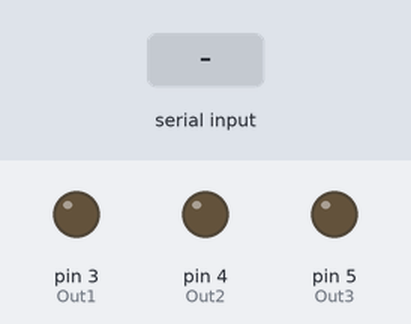
A sketch run on a simulated Arduino Uno, built with avr-gcc and run on an emulated ATmega328P. Parts: output pins drawn as LEDs (lit = HIGH). Inputs (shaded band) come from the test bench.

Above: at 1.2 s.
1.3 s: "ON1\n" received over Serial
At 2.1 s:
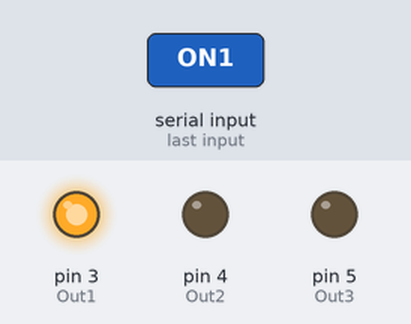
2.8 s: "ON2\n" received over Serial
At 3.3 s:
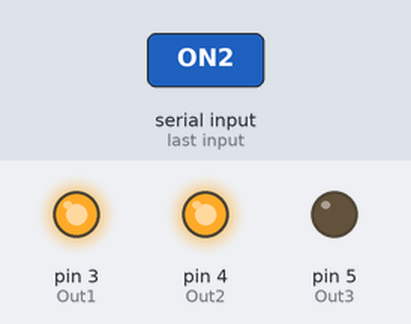
4.3 s: "ON3\n" received over Serial
At 5.5 s:
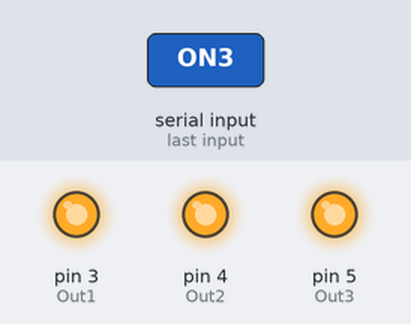
5.8 s: "OFF\n" received over Serial
At 6.8 s:
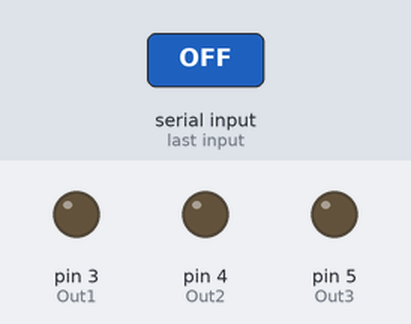
7.3 s: "ON2\n" received over Serial
At 7.9 s:
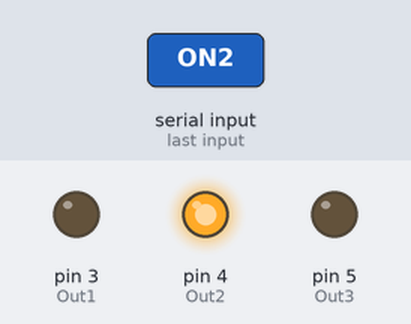
8.8 s: "ON3\n" received over Serial
At 10.2 s:
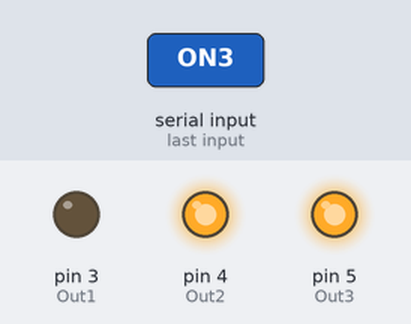
Timing chart, 0 to 11.3 s (numbered marks = the images above; inputs shaded):
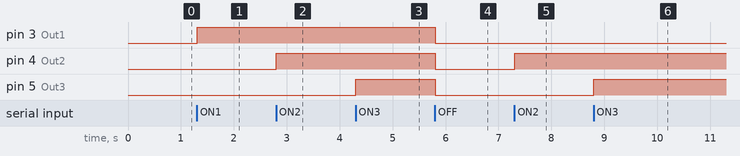

Measured:
- after the input at 1.3 s, pin 3 (Out1): LOW → HIGH at once
- after the input at 2.8 s, pin 4 (Out2): LOW → HIGH at once
- after the input at 4.3 s, pin 5 (Out3): LOW → HIGH at once
- after the input at 5.8 s, pin 3 (Out1), pin 4 (Out2), pin 5 (Out3): HIGH → LOW at once
- after the input at 7.3 s, pin 4 (Out2): LOW → HIGH at once
- after the input at 8.8 s, pin 5 (Out3): LOW → HIGH at once

The sketch:

RelayControl.ino
```cpp
const int Out1 = 3; // Outout pin to control the relay connected to the voltage regulator
const int Out2 = 4; // Outout pin to control the relay connected to the power supply
const int Out3 = 5; // Outout pin to control the relay connected to the LDO

void setup() {

  Serial.begin(9600);

  pinMode(Out1, OUTPUT); //setting pin as output
  pinMode(Out2, OUTPUT); //setting pin as output
  pinMode(Out3, OUTPUT); //setting pin as output

}


void loop() {

  if (Serial.available() > 0) {

    String command = Serial.readStringUntil('\n');


    if (command == "ON1") { //turning on votage regulator relay

      digitalWrite(Out1, HIGH); // maximum DUE voltage output is 3.3, so setting this to HIGH

    }

    else if (command == "ON2") { //turning on power supply relay

      digitalWrite(Out2, HIGH);

    }

    else if (command == "ON3") { // turning on LDO relay

      digitalWrite(Out3, HIGH);

    }
    else if (command == "OFF") { // turning off all relays

      digitalWrite(Out1, LOW);
      digitalWrite(Out2, LOW);
      digitalWrite(Out3, LOW);

    }

  }

}
```
